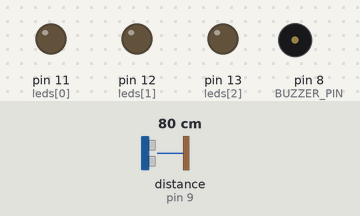
The program below on a simulated Arduino Uno, built with avr-gcc and run on an emulated ATmega328P. Shown: output pins drawn as LEDs (lit = HIGH), buzzer (waves = sounding, pin HIGH). The inputs (shaded band) are chosen by the test bench; at power-on: distance to the obstacle (sensor on pin 9) 80 cm. The echo pulse lasts 58.3 µs per cm.

Above: at 1.2 s.
1.3 s: distance to the obstacle (sensor on pin 9) set to 34 cm
2.8 s: distance to the obstacle (sensor on pin 9) set to 27 cm
At 3.9 s:
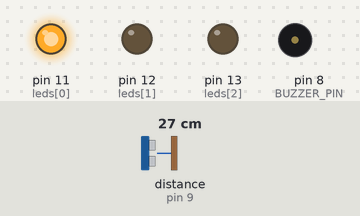
5.8 s: distance to the obstacle (sensor on pin 9) set to 21 cm
8.3 s: distance to the obstacle (sensor on pin 9) set to 17 cm
At 9.1 s:
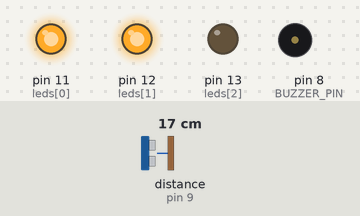
11.3 s: distance to the obstacle (sensor on pin 9) set to 11 cm
14.3 s: distance to the obstacle (sensor on pin 9) set to 8 cm
At 14.58 s:
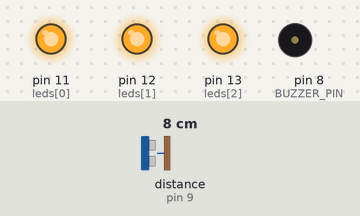
Timing chart, 0 to 18.3 s (numbered marks = the images above; inputs shaded):
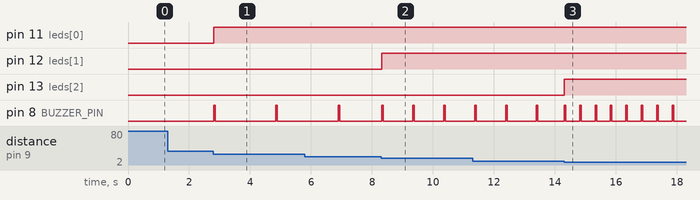

Measured:
- the behaviour switches between 31 and 30 cm on distance to the obstacle (sensor on pin 9) (found by bisection; images 0 and 1)
- the behaviour switches between 20 and 19 cm on distance to the obstacle (sensor on pin 9) (found by bisection; images 1 and 2)
- the behaviour switches between 10 and 9 cm on distance to the obstacle (sensor on pin 9) (found by bisection; images 2 and 3)
- after the input at 1.3 s, every drawn part: stays the same
- after the input at 2.8 s, pin 11 (leds[0]): LOW → HIGH at once; pin 8 (BUZZER_PIN): alternates HIGH for 0.05 s and LOW for 2.0 s, starting at once
- after the input at 8.3 s, pin 12 (leds[1]): LOW → HIGH at once; pin 8 (BUZZER_PIN): alternates HIGH for 0.05 s and LOW for 0.97 s, starting at once
- after the input at 14.3 s, pin 13 (leds[2]): LOW → HIGH at once; pin 8 (BUZZER_PIN): alternates HIGH for 0.05 s and LOW for 0.46 s, starting at once

The program:

main.cpp
```cpp
#include <Arduino.h>
#include <Ultrasonic.h>

// Buzzer time in ms
#define BUZZER_TIME_FULL 2000
#define BUZZER_TIME_HALF 1000
#define BUZZER_TIME_QUARTER 500
const int buzzerTime[3] = {
    BUZZER_TIME_FULL,
    BUZZER_TIME_HALF,
    BUZZER_TIME_QUARTER,
};

// Buzzer pin
#define BUZZER_PIN 8

// Ultrasonic pins
#define TRIG_PIN 10
#define ECHO_PIN 9

// Led pins
const int leds[3] = {11, 12, 13};

#define READ_INTERVAL 100

Ultrasonic ultrasonic(TRIG_PIN, ECHO_PIN);
int distance;
int timeLeft = 0;
size_t lastLedQuantity = 0;

void setup()
{
  for (size_t i = 0; i < 3; i++)
  {
    pinMode(leds[i], OUTPUT);
  }
  pinMode(BUZZER_PIN, OUTPUT);
}

void toggleLeds(size_t ledQuantity)
{
  for (size_t i = 0; i < ledQuantity; i++)
  {
    digitalWrite(leds[i], HIGH);
  }

  for (size_t i = ledQuantity; i < 3; i++)
  {
    digitalWrite(leds[i], LOW);
  }
}

void updateLedQuantity(size_t ledQuantity)
{
  if (ledQuantity != lastLedQuantity)
  {
    timeLeft -= (buzzerTime[lastLedQuantity - 1] - buzzerTime[ledQuantity - 1]);

    lastLedQuantity = ledQuantity;
  }
}

void activateBuzzer(size_t ledQuantity)
{
  digitalWrite(BUZZER_PIN, HIGH);
  delay(READ_INTERVAL / 2);
  digitalWrite(BUZZER_PIN, LOW);

  timeLeft = buzzerTime[ledQuantity - 1];
  delay(READ_INTERVAL / 2);
}

void operateActuators(size_t ledQuantity)
{
  toggleLeds(ledQuantity);

  updateLedQuantity(ledQuantity);

  if (ledQuantity > 0 && timeLeft <= 0)
    activateBuzzer(ledQuantity);
  else
    delay(READ_INTERVAL);

  timeLeft -= READ_INTERVAL;
}

void loop()
{
  distance = ultrasonic.read();

  if (distance > 30)
    return operateActuators(0);
  else if (distance >= 20)
    return operateActuators(1);
  else if (distance >= 10)
    return operateActuators(2);
  else
    return operateActuators(3);
}
```
